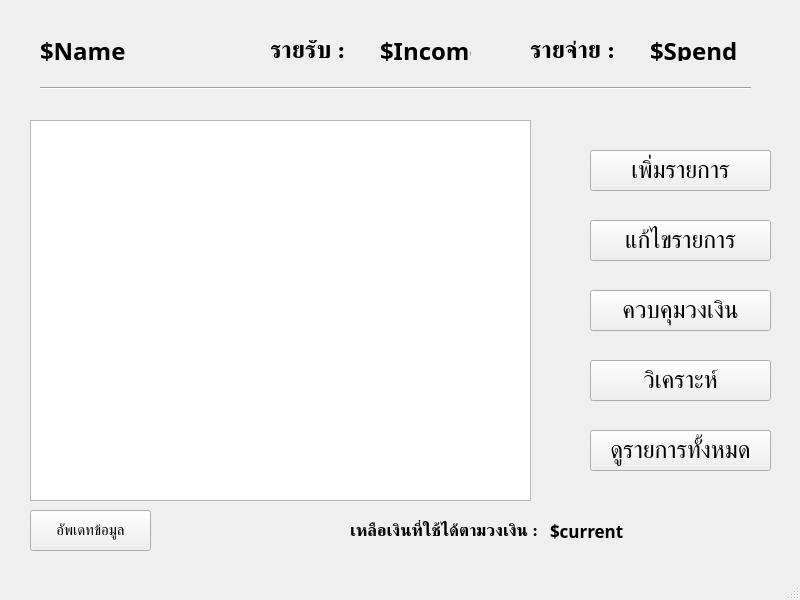
<?xml version="1.0" encoding="UTF-8"?>
<ui version="4.0">
 <class>MainWindow</class>
 <widget class="QMainWindow" name="MainWindow">
  <property name="geometry">
   <rect>
    <x>0</x>
    <y>0</y>
    <width>800</width>
    <height>600</height>
   </rect>
  </property>
  <property name="windowTitle">
   <string>MainWindow</string>
  </property>
  <widget class="QWidget" name="centralwidget">
   <widget class="QTableView" name="summary_table">
    <property name="geometry">
     <rect>
      <x>30</x>
      <y>120</y>
      <width>501</width>
      <height>381</height>
     </rect>
    </property>
   </widget>
   <widget class="QLabel" name="Name_label">
    <property name="geometry">
     <rect>
      <x>40</x>
      <y>40</y>
      <width>91</width>
      <height>21</height>
     </rect>
    </property>
    <property name="font">
     <font>
      <family>Sukhumvit Set</family>
      <pointsize>18</pointsize>
      <weight>75</weight>
      <bold>true</bold>
     </font>
    </property>
    <property name="text">
     <string>$Name</string>
    </property>
   </widget>
   <widget class="QLabel" name="income_label">
    <property name="geometry">
     <rect>
      <x>380</x>
      <y>40</y>
      <width>91</width>
      <height>21</height>
     </rect>
    </property>
    <property name="font">
     <font>
      <family>Sukhumvit Set</family>
      <pointsize>18</pointsize>
      <weight>75</weight>
      <bold>true</bold>
     </font>
    </property>
    <property name="text">
     <string>$Income</string>
    </property>
   </widget>
   <widget class="QLabel" name="spend_label">
    <property name="geometry">
     <rect>
      <x>650</x>
      <y>40</y>
      <width>91</width>
      <height>21</height>
     </rect>
    </property>
    <property name="font">
     <font>
      <family>Sukhumvit Set</family>
      <pointsize>18</pointsize>
      <weight>75</weight>
      <bold>true</bold>
     </font>
    </property>
    <property name="text">
     <string>$Spend</string>
    </property>
   </widget>
   <widget class="QLabel" name="label_2">
    <property name="geometry">
     <rect>
      <x>270</x>
      <y>40</y>
      <width>91</width>
      <height>21</height>
     </rect>
    </property>
    <property name="font">
     <font>
      <family>Sukhumvit Set</family>
      <pointsize>18</pointsize>
      <weight>75</weight>
      <bold>true</bold>
      <strikeout>false</strikeout>
      <stylestrategy>PreferDefault</stylestrategy>
     </font>
    </property>
    <property name="text">
     <string>รายรับ :</string>
    </property>
    <property name="scaledContents">
     <bool>false</bool>
    </property>
    <property name="wordWrap">
     <bool>false</bool>
    </property>
   </widget>
   <widget class="QLabel" name="label_3">
    <property name="geometry">
     <rect>
      <x>530</x>
      <y>40</y>
      <width>91</width>
      <height>21</height>
     </rect>
    </property>
    <property name="font">
     <font>
      <family>Sukhumvit Set</family>
      <pointsize>18</pointsize>
      <weight>75</weight>
      <bold>true</bold>
     </font>
    </property>
    <property name="text">
     <string>รายจ่าย :</string>
    </property>
   </widget>
   <widget class="Line" name="line">
    <property name="geometry">
     <rect>
      <x>40</x>
      <y>80</y>
      <width>711</width>
      <height>16</height>
     </rect>
    </property>
    <property name="orientation">
     <enum>Qt::Horizontal</enum>
    </property>
   </widget>
   <widget class="QPushButton" name="addLedger_btn">
    <property name="geometry">
     <rect>
      <x>590</x>
      <y>150</y>
      <width>181</width>
      <height>41</height>
     </rect>
    </property>
    <property name="font">
     <font>
      <family>Sukhumvit Set</family>
      <pointsize>18</pointsize>
      <weight>50</weight>
      <bold>false</bold>
     </font>
    </property>
    <property name="text">
     <string>เพิ่มรายการ</string>
    </property>
   </widget>
   <widget class="QPushButton" name="editLedger_btn">
    <property name="geometry">
     <rect>
      <x>590</x>
      <y>220</y>
      <width>181</width>
      <height>41</height>
     </rect>
    </property>
    <property name="font">
     <font>
      <family>Sukhumvit Set</family>
      <pointsize>18</pointsize>
      <weight>50</weight>
      <bold>false</bold>
     </font>
    </property>
    <property name="text">
     <string>แก้ไขรายการ</string>
    </property>
   </widget>
   <widget class="QPushButton" name="analyze_btn">
    <property name="geometry">
     <rect>
      <x>590</x>
      <y>360</y>
      <width>181</width>
      <height>41</height>
     </rect>
    </property>
    <property name="font">
     <font>
      <family>Sukhumvit Set</family>
      <pointsize>18</pointsize>
      <weight>50</weight>
      <bold>false</bold>
     </font>
    </property>
    <property name="text">
     <string>วิเคราะห์</string>
    </property>
   </widget>
   <widget class="QPushButton" name="seeAll_btn">
    <property name="geometry">
     <rect>
      <x>590</x>
      <y>430</y>
      <width>181</width>
      <height>41</height>
     </rect>
    </property>
    <property name="font">
     <font>
      <family>Sukhumvit Set</family>
      <pointsize>18</pointsize>
      <weight>50</weight>
      <bold>false</bold>
     </font>
    </property>
    <property name="text">
     <string>ดูรายการทั้งหมด</string>
    </property>
   </widget>
   <widget class="QPushButton" name="editLimit_btn">
    <property name="geometry">
     <rect>
      <x>590</x>
      <y>290</y>
      <width>181</width>
      <height>41</height>
     </rect>
    </property>
    <property name="font">
     <font>
      <family>Sukhumvit Set</family>
      <pointsize>18</pointsize>
      <weight>50</weight>
      <bold>false</bold>
     </font>
    </property>
    <property name="text">
     <string>ควบคุมวงเงิน</string>
    </property>
   </widget>
   <widget class="QPushButton" name="update_table_btn">
    <property name="geometry">
     <rect>
      <x>30</x>
      <y>510</y>
      <width>121</width>
      <height>41</height>
     </rect>
    </property>
    <property name="font">
     <font>
      <family>Sukhumvit Set</family>
      <pointsize>11</pointsize>
      <weight>50</weight>
      <bold>false</bold>
     </font>
    </property>
    <property name="text">
     <string>อัพเดทข้อมูล</string>
    </property>
    <property name="icon">
     <iconset>
      <normaloff>Images/sync-alt-solid.svg</normaloff>Images/sync-alt-solid.svg</iconset>
    </property>
   </widget>
   <widget class="QLabel" name="limit_alert_label">
    <property name="geometry">
     <rect>
      <x>350</x>
      <y>520</y>
      <width>191</width>
      <height>21</height>
     </rect>
    </property>
    <property name="font">
     <font>
      <family>Sukhumvit Set</family>
      <pointsize>13</pointsize>
      <weight>75</weight>
      <bold>true</bold>
     </font>
    </property>
    <property name="text">
     <string>เหลือเงินที่ใช้ได้ตามวงเงิน :</string>
    </property>
    <property name="scaledContents">
     <bool>false</bool>
    </property>
   </widget>
   <widget class="QLabel" name="limit_alert_label_2">
    <property name="geometry">
     <rect>
      <x>550</x>
      <y>520</y>
      <width>81</width>
      <height>21</height>
     </rect>
    </property>
    <property name="font">
     <font>
      <family>Sukhumvit Set</family>
      <pointsize>13</pointsize>
      <weight>75</weight>
      <bold>true</bold>
     </font>
    </property>
    <property name="text">
     <string>$current</string>
    </property>
   </widget>
  </widget>
  <widget class="QMenuBar" name="menubar">
   <property name="geometry">
    <rect>
     <x>0</x>
     <y>0</y>
     <width>800</width>
     <height>22</height>
    </rect>
   </property>
  </widget>
  <widget class="QStatusBar" name="statusbar"/>
 </widget>
 <resources/>
 <connections/>
</ui>
